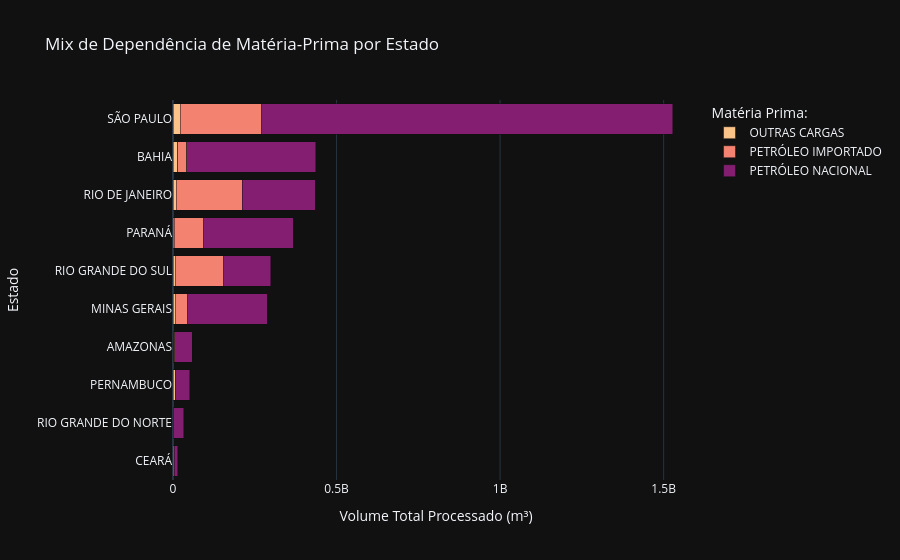

Here is the notebook cell this chart was saved with:
### Code cell
df_mix = df_ref.groupby(['uf', 'materia_prima'])['processado'].sum().reset_index()

df_mix["processado_br"] = df_mix["processado"].apply(fmt_br)

# Ordenando o eixo Y pelos estados com maior volume total
ordem_estados = df_mix.groupby('uf')['processado'].sum().sort_values(ascending=False).index

fig_bar = px.bar(
    df_mix,
    y='uf',
    x='processado',
    color='materia_prima',
    custom_data=["processado_br"],
    color_discrete_sequence=["#FBC28A", "#F38370", "#831E70"],
    title="Mix de Dependência de Matéria-Prima por Estado",
    labels={"materia_prima": "Matéria Prima: "},
    barmode='stack',
    category_orders={"uf": ordem_estados}
)

fig_bar.update_layout(
    template="plotly_dark", 
    yaxis_title="Estado", 
    xaxis_title="Volume Total Processado (m³)"
)

fig_bar.update_traces(
    hovertemplate=
    "<span style='color:white'><b>Matéria Prima:</b> %{fullData.name}</span><br>" +
    "<span style='color:white'><b>Processado:</b> %{customdata[0]} m³</span>" +
    "<extra></extra>"
)

fig_bar.show()

### Figure 1 — Plotly figure (JSON) as saved in the notebook; plotly's stock layout.template omitted (floating-point values rounded to 4 significant figures)
{"data": [{"customdata": [["1.605.342,00"], ["13.938.182,00"], ["235.702,00"], ["6.241.159,00"], ["3.127.077,00"], ["6.244.332,00"], ["10.321.660,00"], ["917,00"], ["7.552.058,00"], ["22.600.090,00"]], "hovertemplate": "<span style='color:white'><b>Matéria Prima:</b> %{fullData.name}</span><br><span style='color:white'><b>Processado:</b> %{customdata[0]} m³</span><extra></extra>", "legendgroup": "OUTRAS CARGAS", "marker": {"color": "#FBC28A", "pattern": {"shape": ""}}, "name": "OUTRAS CARGAS", "orientation": "h", "showlegend": true, "textposition": "auto", "type": "bar", "x": [1605342, 13938182, 235702, 6241159, 3127077, 6244332, 10321660, 917, 7552058, 22600090], "xaxis": "x", "y": ["AMAZONAS", "BAHIA", "CEARÁ", "MINAS GERAIS", "PARANÁ", "PERNAMBUCO", "RIO DE JANEIRO", "RIO GRANDE DO NORTE", "RIO GRANDE DO SUL", "SÃO PAULO"], "yaxis": "y"}, {"customdata": [["4.055.993,00"], ["28.169.185,00"], ["3.642.840,00"], ["38.657.225,00"], ["91.359.960,00"], ["905.560,00"], ["201.177.962,00"], ["4.005,00"], ["148.158.540,00"], ["248.351.492,00"]], "hovertemplate": "<span style='color:white'><b>Matéria Prima:</b> %{fullData.name}</span><br><span style='color:white'><b>Processado:</b> %{customdata[0]} m³</span><extra></extra>", "legendgroup": "PETRÓLEO IMPORTADO", "marker": {"color": "#F38370", "pattern": {"shape": ""}}, "name": "PETRÓLEO IMPORTADO", "orientation": "h", "showlegend": true, "textposition": "auto", "type": "bar", "x": [4055993, 28169185, 3642840, 38657225, 91359960, 905560, 201177962, 4005, 148158540, 248351492], "xaxis": "x", "y": ["AMAZONAS", "BAHIA", "CEARÁ", "MINAS GERAIS", "PARANÁ", "PERNAMBUCO", "RIO DE JANEIRO", "RIO GRANDE DO NORTE", "RIO GRANDE DO SUL", "SÃO PAULO"], "yaxis": "y"}, {"customdata": [["53.156.325,00"], ["394.709.361,00"], ["10.210.662,00"], ["242.544.249,00"], ["273.623.782,00"], ["44.074.866,00"], ["223.904.821,00"], ["33.547.019,00"], ["142.365.116,00"], ["1.256.715.249,00"]], "hovertemplate": "<span style='color:white'><b>Matéria Prima:</b> %{fullData.name}</span><br><span style='color:white'><b>Processado:</b> %{customdata[0]} m³</span><extra></extra>", "legendgroup": "PETRÓLEO NACIONAL", "marker": {"color": "#831E70", "pattern": {"shape": ""}}, "name": "PETRÓLEO NACIONAL", "orientation": "h", "showlegend": true, "textposition": "auto", "type": "bar", "x": [53156325, 394709361, 10210662, 242544249, 273623782, 44074866, 223904821, 33547019, 142365116, 1256715249], "xaxis": "x", "y": ["AMAZONAS", "BAHIA", "CEARÁ", "MINAS GERAIS", "PARANÁ", "PERNAMBUCO", "RIO DE JANEIRO", "RIO GRANDE DO NORTE", "RIO GRANDE DO SUL", "SÃO PAULO"], "yaxis": "y"}], "layout": {"barmode": "stack", "legend": {"title": {"text": "Matéria Prima: "}, "tracegroupgap": 0}, "title": {"text": "Mix de Dependência de Matéria-Prima por Estado"}, "xaxis": {"anchor": "y", "domain": [0, 1], "title": {"text": "Volume Total Processado (m³)"}}, "yaxis": {"anchor": "x", "categoryarray": ["CEARÁ", "RIO GRANDE DO NORTE", "PERNAMBUCO", "AMAZONAS", "MINAS GERAIS", "RIO GRANDE DO SUL", "PARANÁ", "RIO DE JANEIRO", "BAHIA", "SÃO PAULO"], "categoryorder": "array", "domain": [0, 1], "title": {"text": "Estado"}}}}
